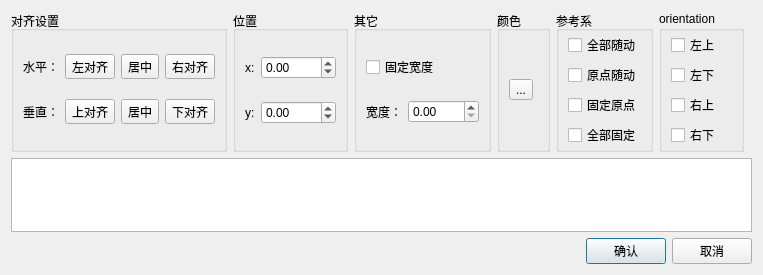
<?xml version="1.0" encoding="UTF-8"?>
<ui version="4.0">
 <class>FontSetDlg</class>
 <widget class="QDialog" name="FontSetDlg">
  <property name="geometry">
   <rect>
    <x>0</x>
    <y>0</y>
    <width>763</width>
    <height>275</height>
   </rect>
  </property>
  <property name="windowTitle">
   <string>TextSetting</string>
  </property>
  <layout class="QVBoxLayout" name="verticalLayout_3">
   <item>
    <layout class="QHBoxLayout" name="horizontalLayout_6">
     <item>
      <widget class="QGroupBox" name="groupBox">
       <property name="title">
        <string>对齐设置</string>
       </property>
       <layout class="QVBoxLayout" name="verticalLayout">
        <item>
         <layout class="QHBoxLayout" name="horizontalLayout_3">
          <item>
           <widget class="QLabel" name="label">
            <property name="text">
             <string>水平：</string>
            </property>
           </widget>
          </item>
          <item>
           <widget class="QToolButton" name="btnHAlignLeft">
            <property name="text">
             <string>左对齐</string>
            </property>
            <property name="icon">
             <iconset resource="../../main/qrc/easyPlotqrc.qrc">
              <normaloff>:/icon/align_left.svg</normaloff>:/icon/align_left.svg</iconset>
            </property>
            <property name="checkable">
             <bool>true</bool>
            </property>
           </widget>
          </item>
          <item>
           <widget class="QToolButton" name="btnHAlignMiddle">
            <property name="text">
             <string>居中</string>
            </property>
            <property name="icon">
             <iconset resource="../../main/qrc/easyPlotqrc.qrc">
              <normaloff>:/icon/align_hcenter.svg</normaloff>:/icon/align_hcenter.svg</iconset>
            </property>
            <property name="checkable">
             <bool>true</bool>
            </property>
           </widget>
          </item>
          <item>
           <widget class="QToolButton" name="btnHAlignRight">
            <property name="text">
             <string>右对齐</string>
            </property>
            <property name="icon">
             <iconset resource="../../main/qrc/easyPlotqrc.qrc">
              <normaloff>:/icon/align_right.svg</normaloff>:/icon/align_right.svg</iconset>
            </property>
            <property name="checkable">
             <bool>true</bool>
            </property>
           </widget>
          </item>
         </layout>
        </item>
        <item>
         <layout class="QHBoxLayout" name="horizontalLayout">
          <item>
           <widget class="QLabel" name="label_2">
            <property name="text">
             <string>垂直：</string>
            </property>
           </widget>
          </item>
          <item>
           <widget class="QToolButton" name="btnVAlignTop">
            <property name="text">
             <string>上对齐</string>
            </property>
            <property name="icon">
             <iconset resource="../../main/qrc/easyPlotqrc.qrc">
              <normaloff>:/icon/align_top.svg</normaloff>:/icon/align_top.svg</iconset>
            </property>
            <property name="checkable">
             <bool>true</bool>
            </property>
           </widget>
          </item>
          <item>
           <widget class="QToolButton" name="btnVAlignMiddle">
            <property name="text">
             <string>居中</string>
            </property>
            <property name="icon">
             <iconset resource="../../main/qrc/easyPlotqrc.qrc">
              <normaloff>:/icon/align_vcenter.svg</normaloff>:/icon/align_vcenter.svg</iconset>
            </property>
            <property name="checkable">
             <bool>true</bool>
            </property>
           </widget>
          </item>
          <item>
           <widget class="QToolButton" name="btnVAlignBottom">
            <property name="text">
             <string>下对齐</string>
            </property>
            <property name="icon">
             <iconset resource="../../main/qrc/easyPlotqrc.qrc">
              <normaloff>:/icon/align_bottom.svg</normaloff>:/icon/align_bottom.svg</iconset>
            </property>
            <property name="checkable">
             <bool>true</bool>
            </property>
           </widget>
          </item>
         </layout>
        </item>
       </layout>
      </widget>
     </item>
     <item>
      <widget class="QGroupBox" name="groupBox_2">
       <property name="title">
        <string>位置</string>
       </property>
       <layout class="QVBoxLayout" name="verticalLayout_2">
        <item>
         <layout class="QHBoxLayout" name="horizontalLayout_4">
          <item>
           <widget class="QLabel" name="label_3">
            <property name="text">
             <string>x:</string>
            </property>
           </widget>
          </item>
          <item>
           <widget class="QDoubleSpinBox" name="pos_x">
            <property name="minimum">
             <double>-2000.000000000000000</double>
            </property>
            <property name="maximum">
             <double>2000.000000000000000</double>
            </property>
           </widget>
          </item>
         </layout>
        </item>
        <item>
         <layout class="QHBoxLayout" name="horizontalLayout_5">
          <item>
           <widget class="QLabel" name="label_4">
            <property name="text">
             <string>y:</string>
            </property>
           </widget>
          </item>
          <item>
           <widget class="QDoubleSpinBox" name="pos_y">
            <property name="minimum">
             <double>-2000.000000000000000</double>
            </property>
            <property name="maximum">
             <double>2000.000000000000000</double>
            </property>
           </widget>
          </item>
         </layout>
        </item>
       </layout>
      </widget>
     </item>
     <item>
      <widget class="QGroupBox" name="groupBox_3">
       <property name="title">
        <string>其它</string>
       </property>
       <layout class="QVBoxLayout" name="verticalLayout_4">
        <item>
         <widget class="QCheckBox" name="isFixWidth">
          <property name="text">
           <string>固定宽度</string>
          </property>
         </widget>
        </item>
        <item>
         <layout class="QHBoxLayout" name="horizontalLayout_7">
          <item>
           <widget class="QLabel" name="label_5">
            <property name="text">
             <string>宽度：</string>
            </property>
           </widget>
          </item>
          <item>
           <widget class="QDoubleSpinBox" name="fixWidth">
            <property name="maximum">
             <double>5000.000000000000000</double>
            </property>
           </widget>
          </item>
         </layout>
        </item>
       </layout>
      </widget>
     </item>
     <item>
      <widget class="QGroupBox" name="groupBox_4">
       <property name="title">
        <string>颜色</string>
       </property>
       <layout class="QVBoxLayout" name="verticalLayout_5">
        <item>
         <widget class="ColorPickerButton" name="btnColorSet">
          <property name="text">
           <string>...</string>
          </property>
         </widget>
        </item>
       </layout>
      </widget>
     </item>
     <item>
      <widget class="QGroupBox" name="groupBox_5">
       <property name="title">
        <string>参考系</string>
       </property>
       <layout class="QVBoxLayout" name="verticalLayout_6">
        <property name="topMargin">
         <number>2</number>
        </property>
        <property name="bottomMargin">
         <number>2</number>
        </property>
        <item>
         <widget class="QCheckBox" name="Local_complete">
          <property name="text">
           <string>全部随动</string>
          </property>
          <property name="autoExclusive">
           <bool>true</bool>
          </property>
         </widget>
        </item>
        <item>
         <widget class="QCheckBox" name="Local_center">
          <property name="text">
           <string>原点随动</string>
          </property>
          <property name="autoExclusive">
           <bool>true</bool>
          </property>
         </widget>
        </item>
        <item>
         <widget class="QCheckBox" name="scene_screen_center">
          <property name="text">
           <string>固定原点</string>
          </property>
          <property name="autoExclusive">
           <bool>true</bool>
          </property>
         </widget>
        </item>
        <item>
         <widget class="QCheckBox" name="scene_screen_complete">
          <property name="text">
           <string>全部固定</string>
          </property>
          <property name="autoExclusive">
           <bool>true</bool>
          </property>
         </widget>
        </item>
       </layout>
      </widget>
     </item>
     <item>
      <widget class="QGroupBox" name="groupBox_6">
       <property name="title">
        <string>orientation</string>
       </property>
       <layout class="QVBoxLayout" name="verticalLayout_7">
        <property name="topMargin">
         <number>2</number>
        </property>
        <property name="bottomMargin">
         <number>2</number>
        </property>
        <item>
         <widget class="QCheckBox" name="leftTop">
          <property name="text">
           <string>左上</string>
          </property>
          <property name="autoExclusive">
           <bool>true</bool>
          </property>
         </widget>
        </item>
        <item>
         <widget class="QCheckBox" name="left_bottom">
          <property name="text">
           <string>左下</string>
          </property>
          <property name="autoExclusive">
           <bool>true</bool>
          </property>
         </widget>
        </item>
        <item>
         <widget class="QCheckBox" name="right_top">
          <property name="text">
           <string>右上</string>
          </property>
          <property name="autoExclusive">
           <bool>true</bool>
          </property>
         </widget>
        </item>
        <item>
         <widget class="QCheckBox" name="right_bottom">
          <property name="text">
           <string>右下</string>
          </property>
          <property name="autoExclusive">
           <bool>true</bool>
          </property>
         </widget>
        </item>
       </layout>
      </widget>
     </item>
     <item>
      <spacer name="horizontalSpacer_3">
       <property name="orientation">
        <enum>Qt::Horizontal</enum>
       </property>
       <property name="sizeHint" stdset="0">
        <size>
         <width>40</width>
         <height>20</height>
        </size>
       </property>
      </spacer>
     </item>
    </layout>
   </item>
   <item>
    <widget class="QTextEdit" name="content"/>
   </item>
   <item>
    <layout class="QHBoxLayout" name="horizontalLayout_2">
     <item>
      <spacer name="horizontalSpacer">
       <property name="orientation">
        <enum>Qt::Horizontal</enum>
       </property>
       <property name="sizeHint" stdset="0">
        <size>
         <width>40</width>
         <height>20</height>
        </size>
       </property>
      </spacer>
     </item>
     <item>
      <widget class="QPushButton" name="btnOk">
       <property name="text">
        <string>确认</string>
       </property>
      </widget>
     </item>
     <item>
      <widget class="QPushButton" name="btnCancel">
       <property name="text">
        <string>取消</string>
       </property>
      </widget>
     </item>
    </layout>
   </item>
  </layout>
 </widget>
 <customwidgets>
  <customwidget>
   <class>ColorPickerButton</class>
   <extends>QToolButton</extends>
   <header>lib09_panel/ColorPickButton.h</header>
  </customwidget>
 </customwidgets>
 <resources>
  <include location="../../main/qrc/easyPlotqrc.qrc"/>
 </resources>
 <connections/>
</ui>
